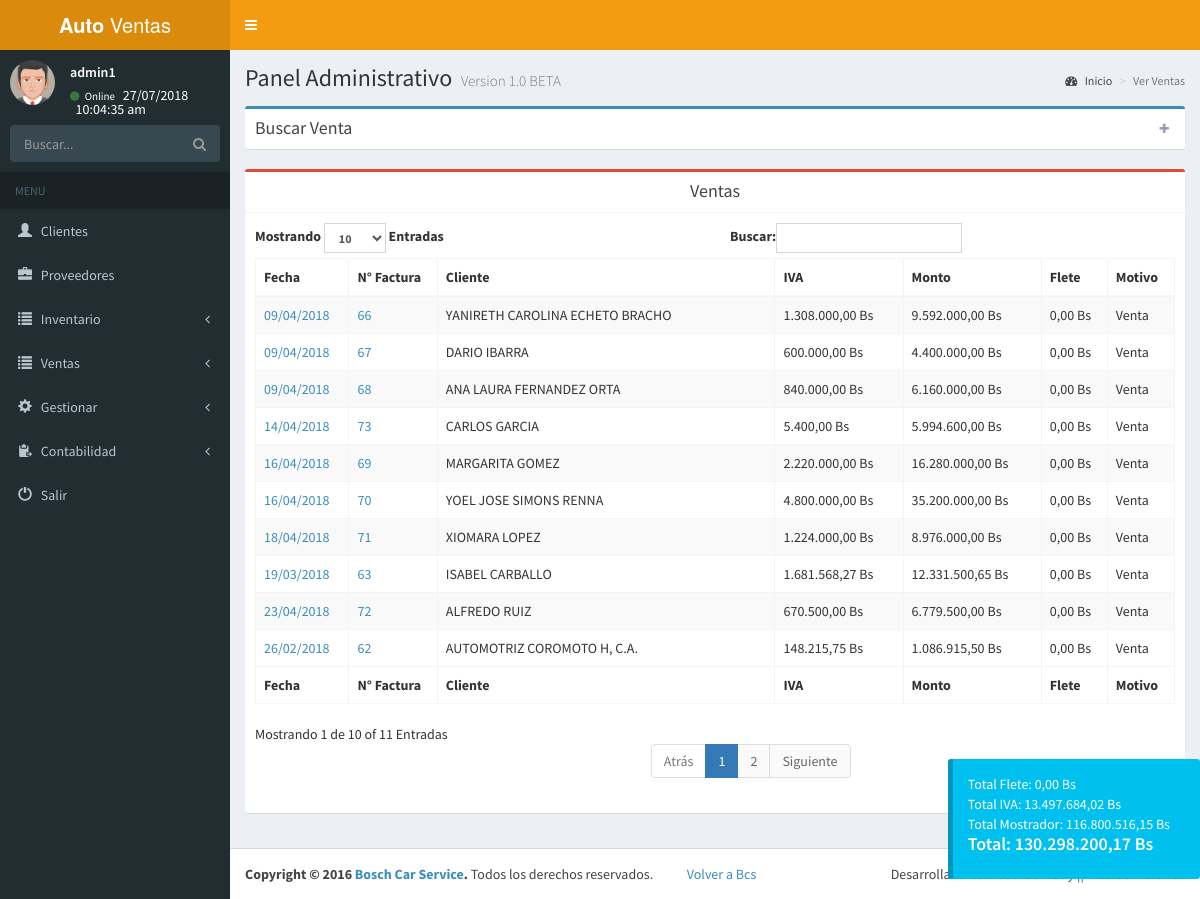
The app's page /admin/ver_facturar.php (signed in), older data.
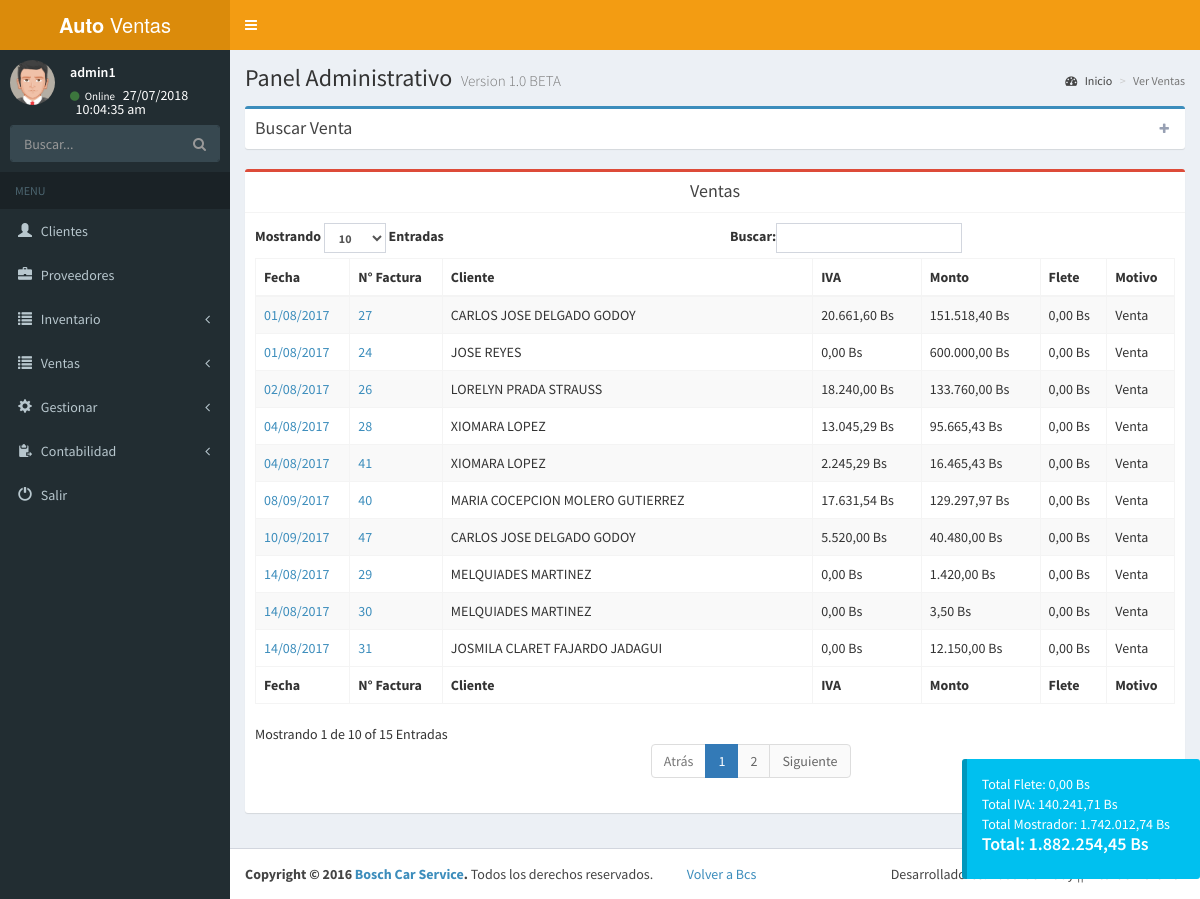
The same page, newer data.
### tables this page shows
CREATE TABLE `factura` (
  `id_factura` int(11) NOT NULL,
  `id_cliente` int(11) NOT NULL,
  `fecha` date NOT NULL,
  `iva` varchar(5) NOT NULL,
  `flete` varchar(30) NOT NULL,
  `ml` int(11) NOT NULL,
  `habilitado` int(11) NOT NULL,
  `imp` int(11) NOT NULL
);

CREATE TABLE `cliente` (
  `id_cliente` int(11) NOT NULL,
  `id_tipo` int(11) NOT NULL,
  `dni` varchar(10) NOT NULL,
  `nombre` varchar(100) NOT NULL,
  `telf` varchar(15) NOT NULL,
  `direccion` varchar(100) NOT NULL,
  `correo` varchar(50) NOT NULL,
  `images` longtext NOT NULL,
  `habilitado` int(11) NOT NULL
);

CREATE TABLE `detalle_factura` (
  `id_detalle` int(11) NOT NULL,
  `id_factura` int(11) NOT NULL,
  `id_pieza` int(11) NOT NULL,
  `cantidad` int(11) NOT NULL,
  `monto` varchar(140) NOT NULL
);

### admin/conexion.php (called while the page is built, shortened)
<?php session_start();
function cons($var){
$ret= mysqli_query($_SESSION['conexion_database'],$var) or die(mysqli_error($_SESSION['conexion_database']));
return $ret;
}
?>

### admin/ver_facturar.php (the view, shortened to what this page needs)
<?php include("menu.php");
?>
  <link rel="stylesheet" href="plugins/daterangepicker/daterangepicker.css">
  <div class="content-wrapper">
    <section class="content-header">
      <h1>
        Panel Administrativo
        <small>Version 1.0 BETA</small>
      </h1>
      <ol class="breadcrumb">
        <li><a href="index.php"><i class="fa fa-dashboard"></i> Inicio</a></li>
        <li class="active">Ver Ventas</li>
      </ol>
    </section>
    <section class="content">
<?php
if(isset($_SESSION['ingreso'])){
?>
<div class="box box-primary collapsed-box">
            <div class="box-header with-border" data-widget="collapse">
              <h3 class="box-title">Buscar Venta</h3>
              <div class="box-tools pull-right">
                <button type="button" class="btn btn-box-tool" data-widget="collapse"><i class="fa fa-plus"></i>
                </button>
              </div>
            </div>
              </div>
<?php
$consulta=("SELECT * FROM factura WHERE habilitado=0 AND ml=1");
      $s=cons($consulta);
      if(mysqli_num_rows($s)<=0){
      echo alerta("No hay ninguna Venta registrada");
      }else{
        echo '<div class="box box-danger">
            <div class="box-header with-border text-center">
              <h3 class="box-title">Ventas</h3>
            </div>
            <div class="box-body">
              <table id="example1" class="table table-bordered table-striped">
                <thead>
                <tr>
                  <th>Fecha</th>
                  <th>N° Factura</th>
                  <th>Cliente</th>
                  <th>IVA</th>
                  <th>Monto</th>
                  <th>Flete</th>
                  <th>Motivo</th>
                </tr>
                </thead>
                <tbody id="prep">';
$total_iva=0;
$total_monto=0;
$total_flete=0;
$total_venta11=0;
while($row=mysqli_fetch_array($s)){
$id_factura=$row['id_factura'];
$fecha1=$row['fecha'];
$explo=explode('-', $fecha1);
$fecha=$explo[2]."/".$explo[1]."/".$explo[0];
$id_cliente=$row['id_cliente'];
$iva1=$row['iva'];
$flete1=$row['flete'];
$consulta3=("SELECT * FROM cliente WHERE id_cliente='$id_cliente' AND habilitado=0" );
$s3=cons($consulta3);
while($row3=mysqli_fetch_array($s3)){
$cliente=$row3['nombre'];
}
$consulta2=("SELECT * FROM detalle_factura WHERE id_factura='$id_factura'");
$s2=cons($consulta2);
$monto_pieza=0;
$tiva=0;
$tmonto=0;
if(mysqli_num_rows($s2)<=0){
echo alerta("Error en consulta 1");
}else{
while($row2=mysqli_fetch_array($s2)){
$monto11=$row2['monto'];
$cantidad11=$row2['cantidad'];
$monto_pieza2=($monto11*$cantidad11);
$monto_pieza=($monto_pieza+$monto_pieza2);
}
$tiva=($monto_pieza*($iva1/100));
$tmonto=($monto_pieza-$tiva);
}
  $motivo="Venta";
  $venta11=$tmonto;
echo '<tr>
<td><a href="perfil_venta.php?id='.$id_factura.'">'.$fecha.'</a></td>
<td><a href="perfil_venta.php?id='.$id_factura.'">'.$id_factura.'</a></td>
<td>'.$cliente.'</td>
<td>'.number_format($tiva,2,",",".").'&nbsp;Bs</td>
<td>'.number_format($tmonto,2,",",".").'&nbsp;Bs</td>
<td>'.number_format($flete1,2,",",".").'&nbsp;Bs</td>
<td>'.$motivo.'&nbsp;</td>
</tr>';
$total_iva=($total_iva+$tiva);
$total_flete=($total_flete+$flete1);
$total_monto=($total_monto+$tmonto);
$total_venta11=($total_venta11+$venta11);
}
echo '</tbody>
<tfoot>
    <tr>
                  <th>Fecha</th>
                  <th>N° Factura</th>
                  <th>Cliente</th>
                  <th>IVA</th>
                  <th>Monto</th>
                  <th>Flete</th>
                  <th>Motivo</th>
                </tr>
</tfoot>
</table>
</div>
          </div>';
        }
?>
<?php
echo '<div id="totales" class="callout callout-info">
Total Flete: '.number_format($total_flete,2,",",".").' Bs<br>
Total IVA: '.number_format($total_iva,2,",",".").' Bs
<br>Total Mostrador: '.number_format($total_venta11,2,",",".").'
Bs<br><h4>Total: '.number_format(($total_iva+($total_monto)),2,",",".").' Bs</h4>
</div>';
              ?>
<?php
}
include("footer.php");
?>

Row changes from the older to the newer data that the page shows:
removed factura: fecha "26/02/2018", id_factura "62", id_cliente.nombre "AUTOMOTRIZ COROMOTO H, C.A.", tiva "148.215,75", tmonto "1.086.915,50", flete "0,00", motivo "Venta"
removed factura: fecha "19/03/2018", id_factura "63", id_cliente.nombre "ISABEL CARBALLO", tiva "1.681.568,27", tmonto "12.331.500,65", flete "0,00", motivo "Venta"
removed factura: fecha "09/04/2018", id_factura "66", id_cliente.nombre "YANIRETH CAROLINA ECHETO BRACHO", tiva "1.308.000,00", tmonto "9.592.000,00", flete "0,00", motivo "Venta"
removed factura: fecha "09/04/2018", id_factura "67", id_cliente.nombre "DARIO IBARRA", iva.cantidad "600.000,00", iva.cantidad "4.400.000,00", flete "0,00", motivo "Venta"
removed factura: fecha "09/04/2018", id_factura "68", id_cliente.nombre "ANA LAURA FERNANDEZ ORTA", iva.cantidad "840.000,00", iva.cantidad "6.160.000,00", flete "0,00", motivo "Venta"
removed factura: fecha "16/04/2018", id_factura "69", id_cliente.nombre "MARGARITA GOMEZ", tiva "2.220.000,00", tmonto "16.280.000,00", flete "0,00", motivo "Venta"
removed factura: fecha "16/04/2018", id_factura "70", id_cliente.nombre "YOEL JOSE SIMONS RENNA", tiva "4.800.000,00", tmonto "35.200.000,00", flete "0,00", motivo "Venta"
removed factura: fecha "18/04/2018", id_factura "71", id_cliente.nombre "XIOMARA LOPEZ", tiva "1.224.000,00", tmonto "8.976.000,00", flete "0,00", motivo "Venta"
removed factura: fecha "23/04/2018", id_factura "72", id_cliente.nombre "ALFREDO RUIZ", iva.cantidad "670.500,00", iva.cantidad "6.779.500,00", flete "0,00", motivo "Venta"
removed factura: fecha "14/04/2018", id_factura "73", id_cliente.nombre "CARLOS GARCIA", iva.cantidad "5.400,00", iva.cantidad "5.994.600,00", flete "0,00", motivo "Venta"
now on this page (row edited): factura: fecha "01/08/2017", id_factura "27", id_cliente.nombre "CARLOS JOSE DELGADO GODOY", tiva "20.661,60", tmonto "151.518,40", flete "0,00", motivo "Venta"
now on this page (row edited): factura: fecha "02/08/2017", id_factura "26", id_cliente.nombre "LORELYN PRADA STRAUSS", tiva "18.240,00", tmonto "133.760,00", flete "0,00", motivo "Venta"
now on this page (row edited): factura: fecha "01/08/2017", id_factura "24", id_cliente.nombre "JOSE REYES", iva.cantidad "0,00", iva.cantidad "600.000,00", flete "0,00", motivo "Venta"
now on this page (row edited): factura: fecha "04/08/2017", id_factura "28", id_cliente.nombre "XIOMARA LOPEZ", tiva "13.045,29", tmonto "95.665,43", flete "0,00", motivo "Venta"
now on this page (row edited): factura: fecha "14/08/2017", id_factura "29", id_cliente.nombre "MELQUIADES MARTINEZ", iva.cantidad "0,00", iva.cantidad "1.420,00", flete "0,00", motivo "Venta"
now on this page (row edited): factura: fecha "14/08/2017", id_factura "30", id_cliente.nombre "MELQUIADES MARTINEZ", iva.cantidad "0,00", iva.cantidad "3,50", flete "0,00", motivo "Venta"
now on this page (row edited): factura: fecha "14/08/2017", id_factura "31", id_cliente.nombre "JOSMILA CLARET FAJARDO JADAGUI", iva.cantidad "0,00", iva.cantidad "12.150,00", flete "0,00", motivo "Venta"
now on this page (row edited): factura: fecha "08/09/2017", id_factura "40", id_cliente.nombre "MARIA COCEPCION MOLERO GUTIERREZ", tiva "17.631,54", tmonto "129.297,97", flete "0,00", motivo "Venta"
now on this page (row edited): factura: fecha "04/08/2017", id_factura "41", id_cliente.nombre "XIOMARA LOPEZ", tiva "2.245,29", tmonto "16.465,43", flete "0,00", motivo "Venta"
now on this page (row edited): factura: fecha "10/09/2017", id_factura "47", id_cliente.nombre "CARLOS JOSE DELGADO GODOY", iva.cantidad "5.520,00", iva.cantidad "40.480,00", flete "0,00", motivo "Venta"
Text that changed along with them:
text written by a page script: "Mostrando Entradas Buscar: Mostrando 1 de 10 of 11 Entradas Atrás 1 2 Siguiente" → "Mostrando Entradas Buscar: Mostrando 1 de 10 of 15 Entradas Atrás 1 2 Siguiente"
$total_iva: "13.497.684,02" → "140.241,71"
$total_venta11: "116.800.516,15" → "1.742.012,74"
$total_iva+($total_monto): "130.298.200,17" → "1.882.254,45"
